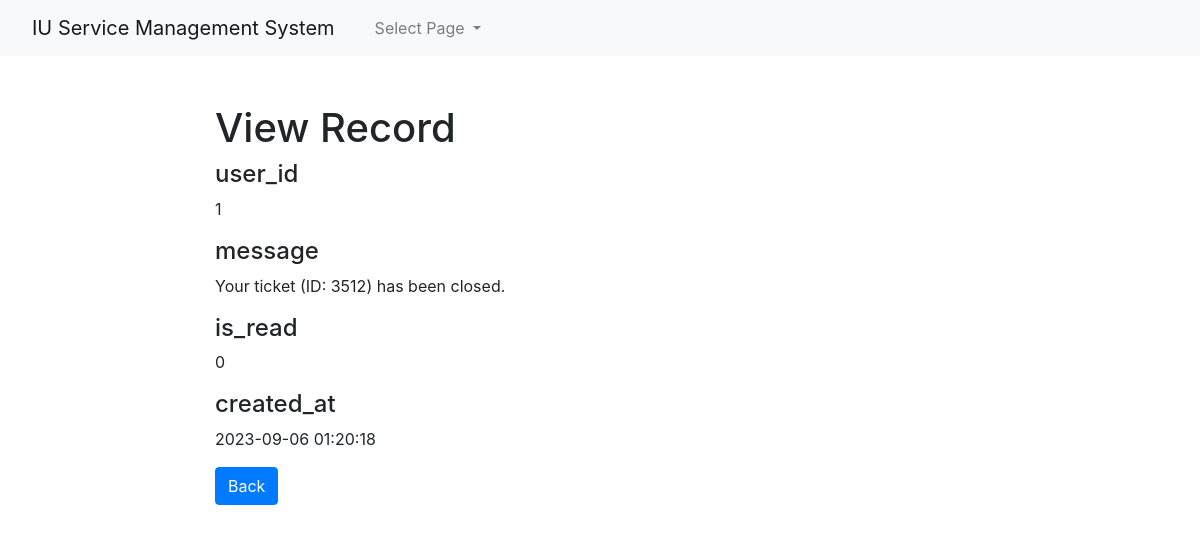
Screenshot of /admin1/core/app/notifications-read.php?id=128 (signed in) with the database file from the repository.
### tables this page shows
CREATE TABLE `notifications` (
  `id` int(10) UNSIGNED NOT NULL,
  `user_id` int(10) UNSIGNED NOT NULL,
  `message` varchar(255) NOT NULL,
  `is_read` tinyint(1) NOT NULL DEFAULT 0,
  `created_at` datetime NOT NULL
);

### admin1/core/app/notifications-read.php (the view, shortened to what this page needs)
<?php
if(isset($_GET["id"]) && !empty($_GET["id"])){
    require_once "config.php";
    $sql = "SELECT * FROM notifications WHERE id = ?";
    if($stmt = mysqli_prepare($link, $sql)){
        $param_id = trim($_GET["id"]);
		if (is_int($param_id)) $__vartype = "i";
		elseif (is_string($param_id)) $__vartype = "s";
		elseif (is_numeric($param_id)) $__vartype = "d";
		else $__vartype = "b";
        mysqli_stmt_bind_param($stmt, $__vartype, $param_id);
        if(mysqli_stmt_execute($stmt)){
            $result = mysqli_stmt_get_result($stmt);
            if(mysqli_num_rows($result) == 1){
                $row = mysqli_fetch_array($result, MYSQLI_ASSOC);
            } else{
                header("location: error.php");
                exit();
            }
        } else{
            echo "Oops! Something went wrong. Please try again later.<br>".$stmt->error;
        }
    }
} else{
    header("location: error.php");
    exit();
}
?>
<!DOCTYPE html>
<html lang="en">
<head>
    <link rel="stylesheet" href="https://stackpath.bootstrapcdn.com/bootstrap/4.5.0/css/bootstrap.min.css">
</head>
<?php require_once('navbar.php'); ?>
<body>
    <section class="pt-5">
        <div class="container-fluid">
            <div class="row">
                <div class="col-md-8 mx-auto">
                    <div class="page-header">
                        <h1>View Record</h1>
                    </div>
                     <div class="form-group">
                            <h4>user_id</h4>
                            <p class="form-control-static"><?php echo htmlspecialchars($row["user_id"]); ?></p>
                        </div><div class="form-group">
                            <h4>message</h4>
                            <p class="form-control-static"><?php echo htmlspecialchars($row["message"]); ?></p>
                        </div><div class="form-group">
                            <h4>is_read</h4>
                            <p class="form-control-static"><?php echo htmlspecialchars($row["is_read"]); ?></p>
                        </div><div class="form-group">
                            <h4>created_at</h4>
                            <p class="form-control-static"><?php echo htmlspecialchars($row["created_at"]); ?></p>
                        </div>
                    <p><a href="notifications-index.php" class="btn btn-primary">Back</a></p>
                </div>
            </div>
        </div>
    </section>
</body>
</html>

### rows the page displays
notifications: user "1", message "Your ticket (ID: 3512) has been closed.", is_read "0", created_at "2023-09-06 01:20:18"
